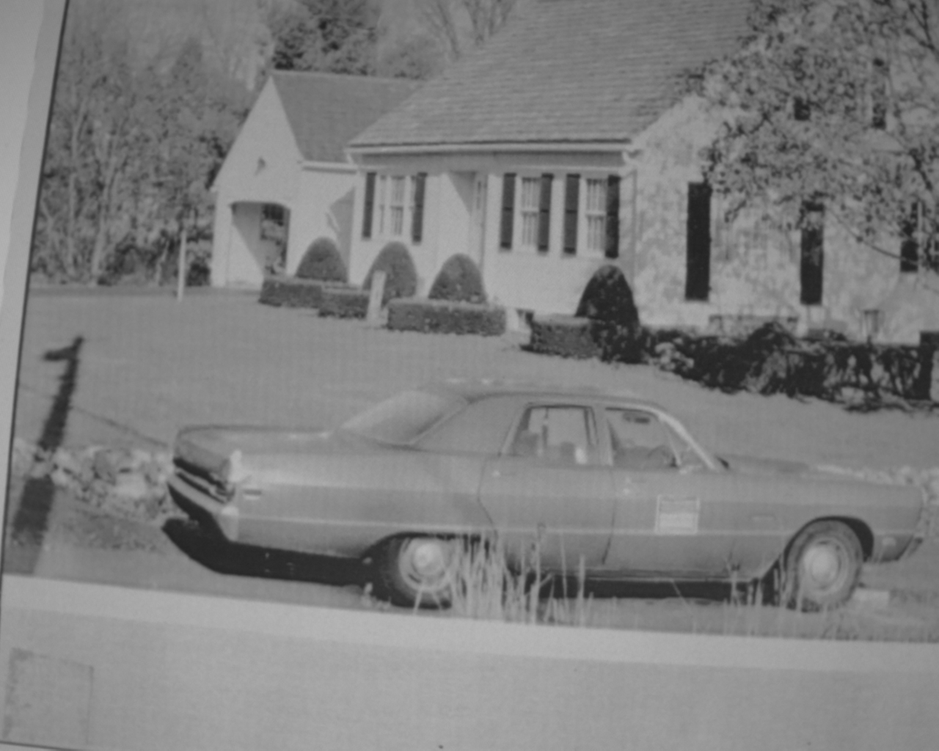
#> input picture Experimentos_Reales/Imagenes_Nuevas/coche/coche_original.bmp, 939 x 751 px, shrunk from 1280 x 1024 before the run, found by its file name
$ jupyter execute Restauracion_Coche.ipynb   (shell and % lines are left out)
#> lines starting #> are read from the running program, lines starting #| are printed output that depends on the picture; long printed decimals are rounded
[cell 1]
import matplotlib.pyplot as plt
import matplotlib.image as mpimg
import numpy as np
import cv2
from scipy.stats import multivariate_normal

# leer la imagen de Baboo original
imagen_original = cv2.imread("C:/Users/luisl/OneDrive/Documentos/GitHub/Restauracion_Imagenes/Experimentos_Reales/Imagenes_Nuevas/coche/coche_original.bmp")
#> imagen_original is the input picture: shape (751, 939, 3); min 33, max 184, mean 126.2
imagen_original_gris = cv2.imread("C:/Users/luisl/OneDrive/Documentos/GitHub/Restauracion_Imagenes/Experimentos_Reales/Imagenes_Nuevas/coche/coche_imagen.bmp",)
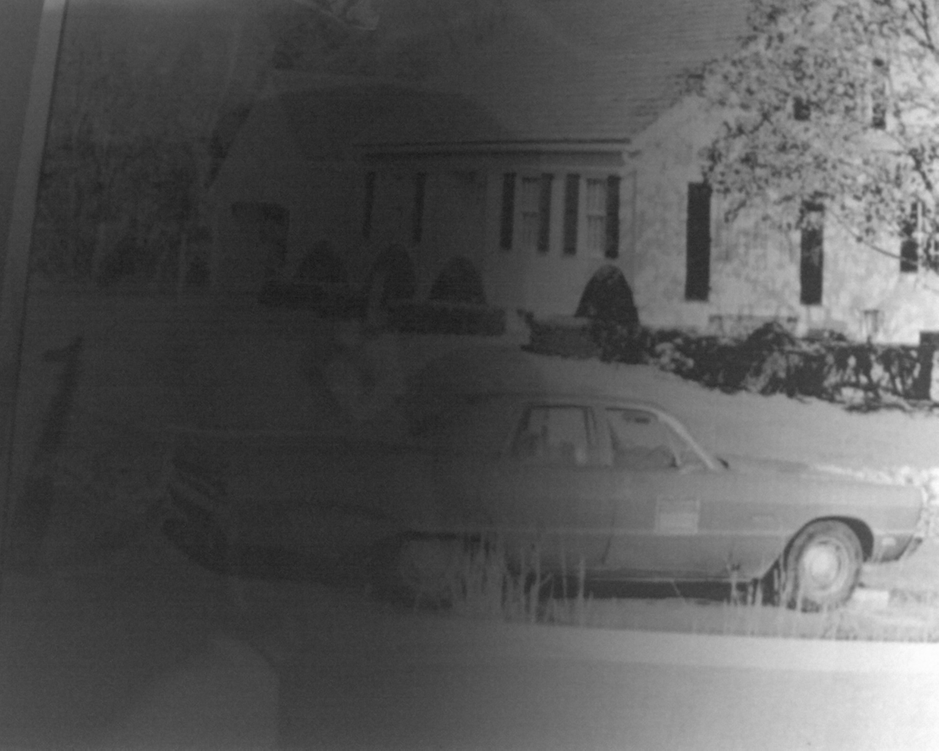
#> input picture Experimentos_Reales/Imagenes_Nuevas/coche/coche_imagen.bmp, 939 x 751 px, shrunk from 1280 x 1024 before the run, found by its file name
#> imagen_original_gris is the input picture: shape (751, 939, 3); min 24, max 253, mean 87.2
# Debemos cumplir con la siguiente formula g(x,y) = f(x,y)h(x,y)+n(x)
# Convertir la imagen de Baboo original a escala de grises. Ésta será nuestra f(x,y)
imagen_lenna_gris = cv2.cvtColor(imagen_original, cv2.COLOR_RGB2GRAY)
imagen_gris = cv2.cvtColor(imagen_original_gris, cv2.COLOR_RGB2GRAY)

plt.figure(figsize=(12, 6))

plt.subplot(1, 2, 1)
plt.imshow(imagen_original, cmap="gray")
plt.title("Original")
plt.axis('off')

plt.subplot(1, 2, 2)
plt.imshow(imagen_gris, cmap="gray")
plt.title("Escala de Grises")
plt.axis('off')

plt.show()

[cell 2]
# Calcular el histograma de la imagen en escala de grises
histograma = cv2.calcHist([imagen_gris], [0], None, [256], [0, 256])
#> histograma = 256 values, max 19170 at index 47, min 0 at index 0, mean 2754.6

plt.figure(figsize=(12, 6))

plt.subplot(1, 2, 1)
plt.plot(histograma, color='black')
plt.title("Histograma de la Imagen en Escala de Grises")
plt.xlabel("Intensidad de Píxel")
plt.ylabel("Número de Píxeles")
plt.xlim([0, 256])

# Mostrar la imagen en escala de grises
plt.subplot(1, 2, 2)
plt.imshow(imagen_gris, cmap="gray")
plt.title("Escala de Grises")
plt.axis('off')

plt.show()
#> figure, not shown here; panel 1: curve peaks at x = 47, y = 19170

[cell 3]
# A continuación obtendremos nuestra h_estimada(x,y) que será la imagen aplicando un FPA (filtro pasa altas), de ahora en adelante h_estimada(x,y) será imagen_filtrada
imagen_con_ruido = imagen_gris

# Operación de convolución 2D entre el filtro y la imagen
# Se utiliza la función filter 2D de OpenCV
# El par de imagen_filtrada será h(x,y)
imagen_filtrada = cv2.imread("C:/Users/luisl/OneDrive/Documentos/GitHub/Restauracion_Imagenes/Experimentos_Reales/Imagenes_Nuevas/lenna/iluminacion_lenna.bmp")
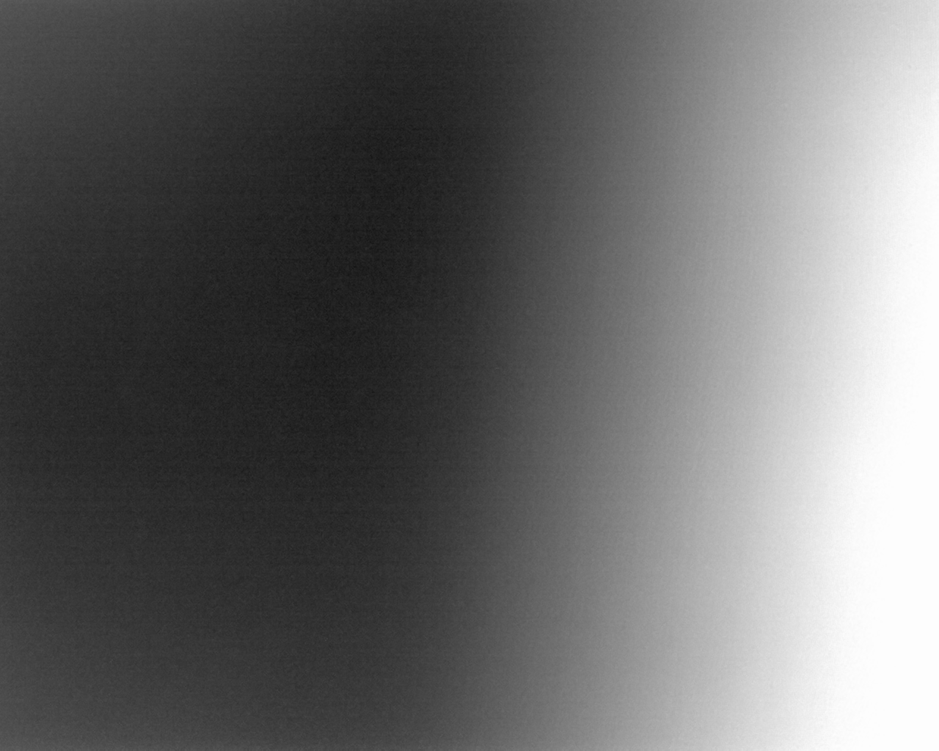
#> input picture Experimentos_Reales/Imagenes_Nuevas/lenna/iluminacion_lenna.bmp, 939 x 751 px, shrunk from 1280 x 1024 before the run, found by its file name
#> imagen_filtrada is the input picture: shape (751, 939, 3); min 20, max 253, mean 104.1
imagen_filtrada = cv2.cvtColor(imagen_filtrada, cv2.COLOR_RGB2GRAY)
#> imagen_filtrada: shape (751, 939)

# Creamos una figura para contener ambas subtramas
plt.figure(figsize=(12, 6))

plt.subplot(1, 2, 1)
plt.imshow(imagen_con_ruido, cmap="gray")
plt.title("Imagen con ruido")
plt.axis('off')

plt.subplot(1, 2, 2)
plt.imshow(imagen_filtrada, cmap="gray")
plt.title("Filtro Iluminacion")
plt.axis('off')

plt.show()

[cell 4]
import cv2
import matplotlib.pyplot as plt

# Convertir las imágenes a flotantes
imagen_con_ruido_float = imagen_con_ruido.astype(float)
imagen_filtrada_float = imagen_filtrada.astype(float)

# Realizar la división de las imágenes
f_estimada = cv2.divide(imagen_con_ruido_float, imagen_filtrada_float, scale=255)
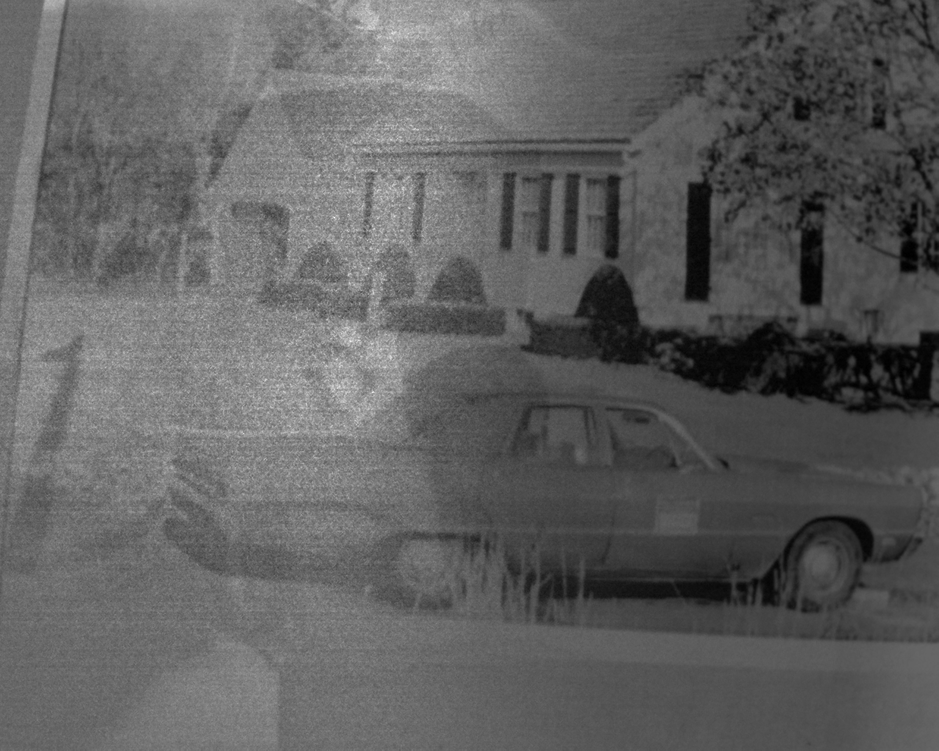
#> f_estimada: shape (751, 939) float64; min 66.07, max 535.5, mean 243.1; drawn with min black and max white

# Calcular el histograma de f_estimada
histograma_f_estimada = cv2.calcHist([f_estimada.astype('uint8')], [0], None, [256], [0, 256])
#> histograma_f_estimada = 256 values, max 20298 at index 255, min 1 at index 254, mean 2754.6

# Mostrar los resultados
plt.figure(figsize=(12, 6))

plt.subplot(1, 2, 1)
plt.plot(histograma_f_estimada, color='black')
plt.title("Histograma de f(x,y) Estimada")
plt.xlabel("Intensidad de Píxel")
plt.ylabel("Número de Píxeles")
plt.xlim([0, 256])

plt.subplot(1, 2, 2)
plt.imshow(f_estimada, cmap="gray")
plt.title("f(x,y) Estimada")
plt.axis('off')

plt.show()
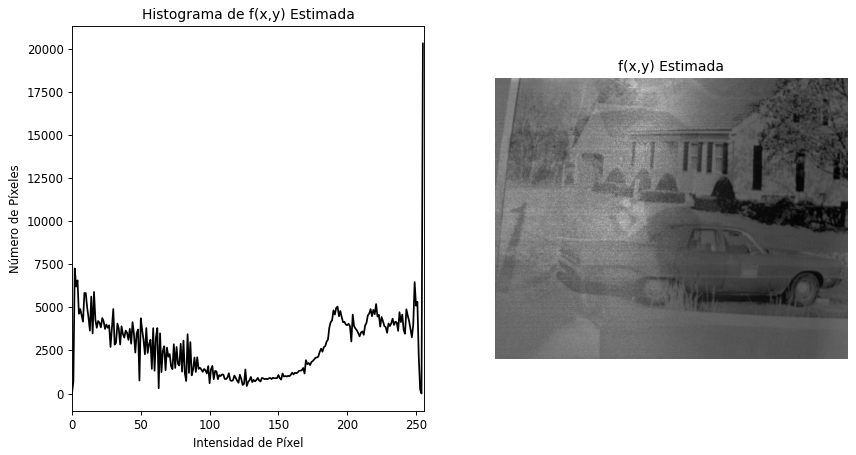
#> figure drawn by matplotlib, 2 panels; panel 1: curve peaks at x = 255, y = 20298

[cell 5]
# A continuación realiazremos una normalización de nuestra f_estimada utilizando la media y desviación estandar de nuestra f(x,y)

# Se calcula la media y desviación estandar de g(x,y)
media_observada, desviacionEstandar_observada = cv2.meanStdDev(imagen_lenna_gris)
#> media_observada = [126.2]; desviacionEstandar_observada = [30.54]

#print(f"Media g(x,y): {media_observada[0][0]}")
#print(f"Desviación estándar g(x,y): {desviacionEstandar_observada[0][0]} \n\n")

# Se calcula la media y desviación estandar de f(x,y) estimada
media_fEstimada, desviacionEstandar_fEstimada = cv2.meanStdDev(f_estimada)
#> media_fEstimada = [243.1]; desviacionEstandar_fEstimada = [60.27]

#print(f"Media f(x,y) estimada: {media_pruebaUno[0][0]}")
#print(f"Desviación f(x,y) estimada: {desviacionEstandar_pruebaUno[0][0]}")

f_dobleEstimada = ((f_estimada - media_fEstimada) / desviacionEstandar_fEstimada) * desviacionEstandar_observada + media_observada

#print(f"F doble estimada es {f_dobleEstimada}")

conteos, bordes_bins = np.histogram(f_dobleEstimada.flatten(), bins=256, range=[np.min(f_dobleEstimada), np.max(f_dobleEstimada)])
#> conteos = 256 values, max 20298 at index 103, min 0 at index 219, mean 2754.6; bordes_bins = 257 values from 36.55 to 274.4
centros_bins = (bordes_bins[:-1] + bordes_bins[1:]) / 2
#> centros_bins = 256 values from 37.02 to 274

plt.figure(figsize=(12, 6))

plt.subplot(1, 2, 1)
plt.plot(centros_bins, conteos, color='black')
plt.title("Histograma de f(x,y) Doble Estimada")
plt.xlabel("Valor del Píxel")
plt.ylabel("Cantidad de Píxeles")
# Ajusta los límites del eje x para que coincidan con el rango de datos de la imagen flotante
plt.xlim([np.min(f_dobleEstimada), np.max(f_dobleEstimada)])

# Ahora, muestra la imagen f_dobleEstimada en formato float64
plt.subplot(1, 2, 2)
plt.imshow(f_dobleEstimada, cmap='gray', vmin=np.min(f_dobleEstimada), vmax=np.max(f_dobleEstimada))
plt.title("f(x,y) Doble Estimada")
plt.axis('off')

plt.show()
#> figure, not shown here; panel 1: curve peaks at x = 132.7, y = 20298

[cell 6]
plt.figure(figsize=(12, 6))

plt.subplot(1, 2, 1)
plt.imshow(f_estimada, cmap="gray")
plt.title("f(x,y) Estimada")
plt.axis('off')

plt.subplot(1, 2, 2)
plt.imshow(f_dobleEstimada, cmap="gray")
plt.title("f(x,y) Doble Estimada")
plt.axis('off')

plt.show()

[cell 7]
# Aplicamos el RMSE como criterio de comparación

# Se calcula RMSE entre g(x,y) y f_estimada
if f_estimada.shape != imagen_gris.shape:
    raise ValueError("Las imágenes deben tener el mismo tamaño")

# Calcular la diferencia entre las imágenes
diferencia = f_dobleEstimada.astype(np.float32) - imagen_gris.astype(np.float32)

# Calcular el cuadrado de las diferencias
cuadrado_diferencias = np.square(diferencia)
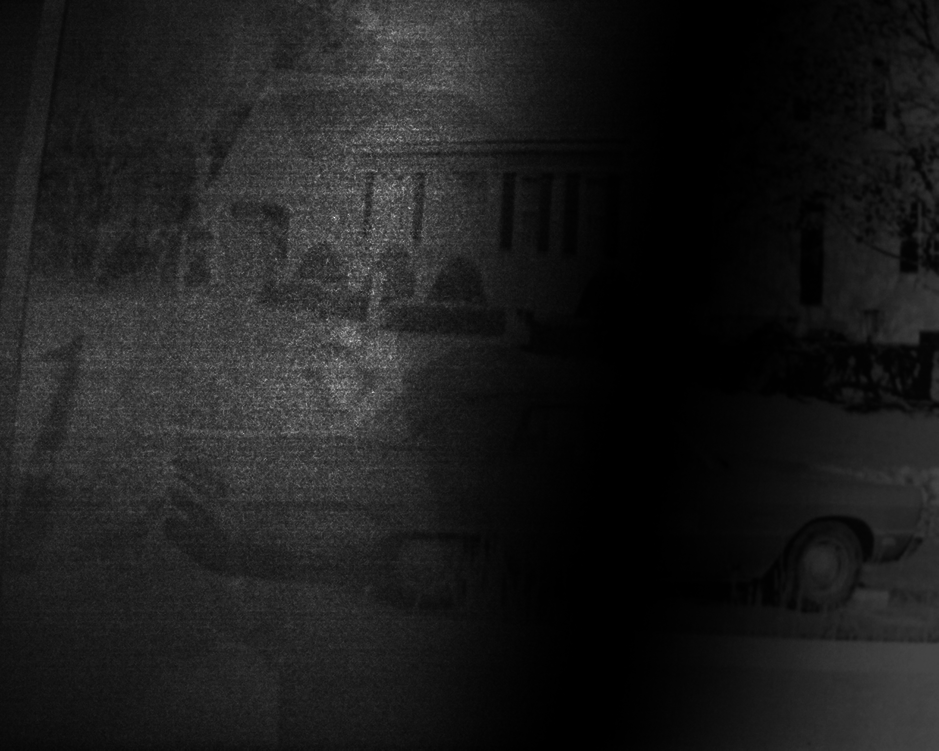
#> cuadrado_diferencias: shape (751, 939) float32; min 1.76e-07, max 54020.5, mean 6170.9; drawn with min black and max white

# Calcular el promedio de los cuadrados de las diferencias
promedio_cuadrados = np.mean(cuadrado_diferencias)
#> promedio_cuadrados = 6170.9

# Tomar la raíz cuadrada del promedio para obtener el RMSE
rmse1 = np.sqrt(promedio_cuadrados)
#> rmse1 = 78.55

print(f"El RMSE entre f_estimada(x,y) y g(x,y) es: {rmse1}")
#| El RMSE entre f_estimada(x,y) y g(x,y) es: 78.555

# Se calcula RMSE entre g(x,y) y f_doble_estimada
if f_dobleEstimada.shape != imagen_gris.shape:
    raise ValueError("Las imágenes deben tener el mismo tamaño")

# Calcular la diferencia entre las imágenes
diferencia = f_dobleEstimada.astype(np.float32) - imagen_gris.astype(np.float32)

# Calcular el cuadrado de las diferencias
cuadrado_diferencias = np.square(diferencia)

# Calcular el promedio de los cuadrados de las diferencias
promedio_cuadrados = np.mean(cuadrado_diferencias)

# Tomar la raíz cuadrada del promedio para obtener el RMSE
rmse2 = np.sqrt(promedio_cuadrados)
#> rmse2 = 78.55

print(f"El RMSE entre f_dobleEstimada(x,y) y g(x,y) es: {rmse2}")
#| El RMSE entre f_dobleEstimada(x,y) y g(x,y) es: 78.555

[cell 8]
# Aplicamos el EDIF como criterio de comparación

plt.figure(figsize=(12, 6))

# Calcular y mostrar EDIF para f_estimada
diferencia1 = imagen_lenna_gris.astype(np.float32) - f_estimada.astype(np.float32)
c1 = 1
c2 = 128
edif1 = c1 * diferencia1 + c2
edif1_visual = np.clip(edif1, 0, 255).astype(np.uint8)

plt.subplot(1, 2, 1)
plt.imshow(edif1_visual, cmap='gray')
plt.title('Imagen EDIF f_estimada(x,y)')
plt.axis('off')

# Calcular y mostrar EDIF para f_dobleEstimada
diferencia2 = imagen_lenna_gris.astype(np.float32) - f_dobleEstimada.astype(np.float32)
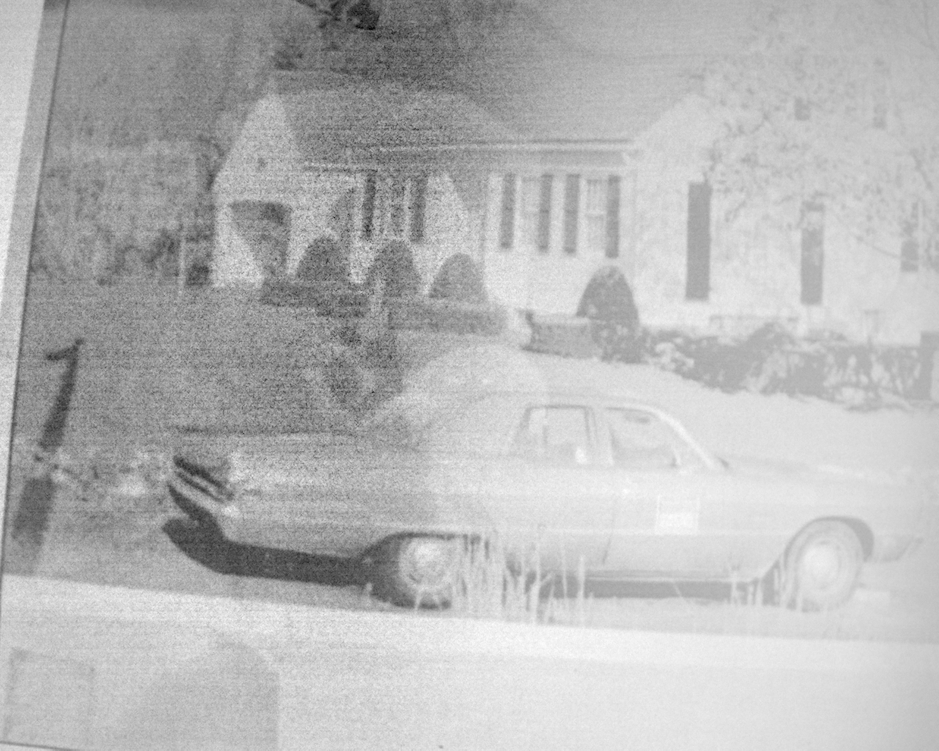
#> diferencia2: shape (751, 939) float32; min -152, max 59.29, mean 0; drawn with min black and max white
edif2 = c1 * diferencia2 + c2
edif2_visual = np.clip(edif2, 0, 255).astype(np.uint8)
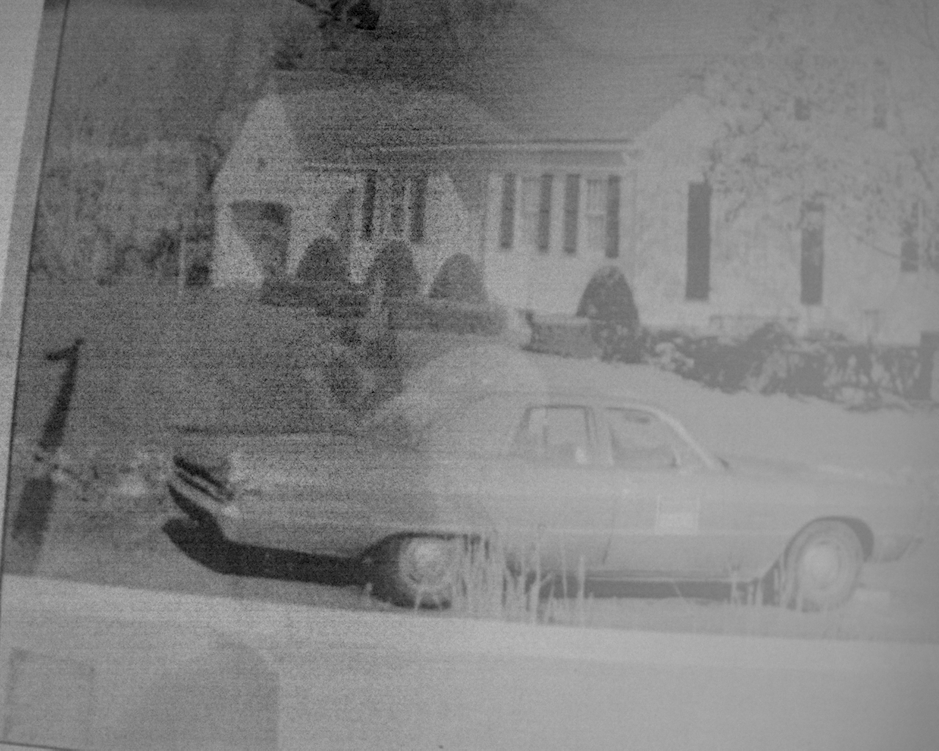
#> edif2_visual: shape (751, 939); min 0, max 187, mean 127.5

plt.subplot(1, 2, 2)
plt.imshow(edif2_visual, cmap='gray')
plt.title('Imagen EDIF f_dobleEstimada(x,y)')
plt.axis('off')

plt.show()

[cell 9]
# Aplicamos el SNR como criterio de comparación

imagen_gris_float = imagen_gris.astype(np.float32)
f_estimada_float = f_estimada.astype(np.float32)
f_dobleEstimada_float = f_dobleEstimada.astype(np.float32)

numerador = np.sum(imagen_gris_float ** 2)
#> numerador = 7.07e+09
denominador = np.sum((imagen_gris_float - f_estimada_float) ** 2)
#> denominador = 2.32e+10
denominador2 = np.sum((imagen_gris_float - f_dobleEstimada_float) ** 2)
#> denominador2 = 4.35e+09

snr1 = numerador / denominador
#> snr1 = 0.305

print(f"El SNR para f_estimada es: {snr1}")
#| El SNR para f_estimada es: 0.3048

snr2 = numerador / denominador2
#> snr2 = 1.62

print(f"El SNR para f_dobleEstimada es: {snr2}")
#| El SNR para f_dobleEstimada es: 1.625

[cell 10]
# Comparación de avances

plt.figure(figsize=(16, 8))

plt.suptitle(f"Resultado FPB con Gradiente. F_dobleEstimada(x,y). RMSE = {rmse2:.2f}, SNR = {snr2:.2f}", fontsize=16, y=0.75)

plt.subplot(1, 4, 1)
plt.imshow(imagen_original, cmap="gray")
plt.title("Imagen Original")
plt.axis('off')

plt.subplot(1, 4, 2)
plt.imshow(imagen_con_ruido, cmap="gray")
plt.title("Imagen Observada")
plt.axis('off')

plt.subplot(1, 4, 3)
plt.imshow(f_dobleEstimada, cmap="gray")
plt.title("Imagen Restaurada")
plt.axis('off')

plt.subplot(1, 4, 4)
plt.imshow(edif2_visual, cmap="gray")
plt.title("EDIF")
plt.axis('off')

plt.savefig("C:/Users/luisl/OneDrive/Escritorio/Resultados_Lenna", dpi=300, bbox_inches='tight')

plt.show()
